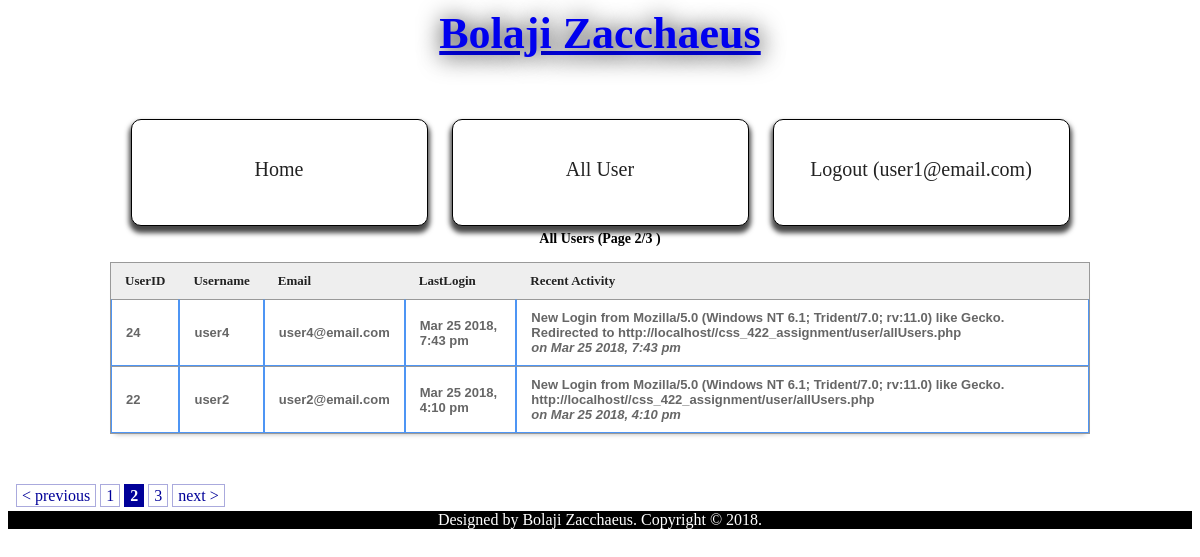
The page /user/allUsers.php?page=2 (signed in) on the database its author committed.
### tables this page shows
CREATE TABLE `users` (
  `userID` int(11) NOT NULL,
  `username` varchar(50) NOT NULL,
  `password` varchar(250) NOT NULL,
  `email` varchar(100) NOT NULL,
  `lastLogin` int(30) NOT Null, 
  `remember`varchar(64) NOT NULL
);

CREATE TABLE `activities` (
  `aid` int(11) NOT NULL,
  `userID` int(11) NOT NULL,
  `detail` varchar(250) NOT NULL,
  `addDate` int(30) NOT NULL
);

### includes/config.php (called while the page is built, shortened)
<?php
$user_table = "users";
$activity_table = "activities";
?>

### user/allUsers.php (the view, shortened to what this page needs)
<?php require_once 'auth.php'; ?>
<!DOCTYPE html>
<html>
<head>
  <link rel="stylesheet" href="../main/css/font-awesome.min.css">
<link href="../style.css" media="screen" rel="stylesheet" type="text/css" />
<div class="container-fluid">
      <div class="row-fluid">
	<div class="span10">
			<font style=" font:bold 44px 'Aleo'; text-shadow:1px 1px 25px #000; color:#fff;"><center><a href="index">Bolaji Zacchaeus</a></center></font>
<div id="mainmain">
<a href="index"><i class="icon-group icon-2x"></i><br> Home</a>
<a href="allUsers"><i class="icon-bar-chart icon-2x"></i><br> All User</a>
<a href="userLogin"><font color="red"><i class="icon-off icon-2x"></i></font><br> Logout (<?php echo $_SESSION['userEmail']; ?>)</a>
 <div class="table-wrapper">
 <?php
			  require_once '../includes/config.php';
			  require_once '../includes/functions.php';
$query = "select * from $user_table ORDER BY userID DESC";
$mmm = pagination($con,$_SERVER['SCRIPT_NAME'],$query,2);
	?>
		   <div style="font-weight:bold; text-align:center;font-size:14px;margin-bottom: 15px;">
All Users <?php echo "(Page ".$page."/".$lastpage." )"; ?>
</div>
            <table class="table table-bordered" id="resultTable" data-responsive="table" style="text-align: left;">
              <thead>
                <tr>
                  <th class="wd-20p">UserID</th>
                  <th class="wd-10p">Username</th>
                  <th class="wd-10p">Email</th>
                  <th class="wd-10p">LastLogin</th>
                  <th class="wd-10p">Recent Activity</th>
                </tr>
              </thead>
			  <tbody>
			  <?php
while($v = mysqli_fetch_array($mmm))
		{
$r = mysqli_fetch_assoc(mysqli_query($con,"select detail,addDate from $activity_table WHERE userID='".$v['userID']."' ORDER BY aid DESC LIMIT 1"));
?>
                <tr class="<?php echo $v['userID']; ?>">
				<td><?php echo $v['userID']; ?></td>
                  <td><?php echo $v['username']; ?></td>
                  <td><?php echo $v['email']; ?></td>
                  <td><?php echo $v['lastLogin']>0?date('M j Y, g:i a',$v['lastLogin']): '-'; ?></td>
                  <td><?php echo isset($r['detail'])?$r['detail']."<br><i>on ".date('M j Y, g:i a',$r['addDate'])."</i>": '-'; ?></td>
				 </tr>
 <?php } ?>
				 </tbody>
            </table>
         </div>
</div>
			<?php
echo $pagination; ?>
<link href="../main/css/pagination.css" rel='stylesheet' type='text/css' />
</div>
</div>
</div>
</body>
<?php include('footer.php'); ?>
</html>

### rows shown on the page
users: userID "24", username "user4", email "user4@email.com", lastLogin "Mar 25 2018, 7:43 pm", activities.detail "New Login from Mozilla/5.0 (Windows NT 6.1; Trident/7.0; rv:11.0) like Gecko . Redirected to http://localhost//css_422_assignment/user/allUsers.php", activities.addDate "Mar 25 2018, 7:43 pm"
users: userID "22", username "user2", email "user2@email.com", lastLogin "Mar 25 2018, 4:10 pm", activities.detail "New Login from Mozilla/5.0 (Windows NT 6.1; Trident/7.0; rv:11.0) like Gecko . http://localhost//css_422_assignment/user/allUsers.php", activities.addDate "Mar 25 2018, 4:10 pm"

### other values the page prints
$_SESSION['userEmail'] "user1@email.com"
$page "2"
$lastpage "3"
